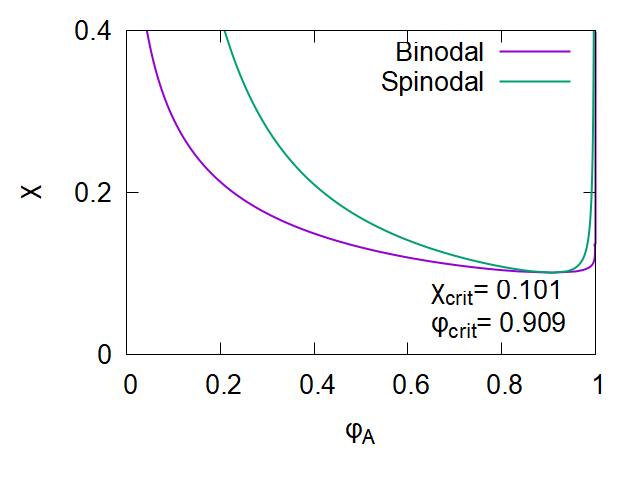

The script that saved this image:
#!/gnuplot
#
set term pngcairo font "Arial,20" 
#
#set lmargin 2
#set bmargin 2
#set rmargin 2
#set tmargin 2

######
set output "PD_6_600.png"
#
set xlabel "φ_A"
set ylabel "χ"
#
set xtics 0.2
set ytics 0.2
#
set xrange [0:1.]
set yrange [0.0:0.4]
#
#set style arrow 1 nohead linewidth 2 linetype 2 lc 3
#set arrow  1 as  1 from 0.1,0 to 0.1,0.4
#
#set style arrow 2 nohead linewidth 2 linetype 2 lc 4
#set arrow  2 as  2 from 0.2,0 to 0.2,0.4
#
#set style arrow 3 nohead linewidth 2 linetype 2 lc 5
#set arrow  3 as  3 from 0.4,0 to 0.4,0.4
#
#set arrow 4 from 0, 0.148 to 0.4, 0.148
#set arrow 5 from 0, 0.213 to 0.2, 0.213
#set arrow 6 from 0, 0.29 to 0.1, 0.29
##
set label "χ_{crit}= 0.101" at 0.65, 0.08
set label "φ_{crit}= 0.909" at 0.65, 0.04
#set label "Spinodal" at 0.3, 0.3
#set label "Metastable" at 0.2, 0.25
#set label "Uniform" at 0.1, 0.15
#
set key at graph 0.98, graph 0.98 right
#
plot	"result_6_600.txt" usi 2:1 w l lt 1 lw 2 lc 1 ti "Binodal", \
	"result_6_600.txt" usi 3:1 w l lt 1 lw 2 lc 1 noti, \
	"result_6_600.txt" usi 4:1 w l lt 3 lw 2 lc 2 ti "Spinodal", \
	"result_6_600.txt" usi 5:1 w l lt 3 lw 2 lc 2 noti

#
set output
reset
set term wxt enhanced

#######
set term pngcairo font "Arial,14" 
#
#set lmargin 2
#set bmargin 2
#set rmargin 2
#set tmargin 2

######
set output "PD_6_600_2.png"
#
set xlabel "φ_A"
set ylabel "χ"
#
set xtics 0.2
set ytics 0.2
#
set xrange [0:0.6]
set yrange [0.0:0.4]
#
#set style arrow 1 nohead linewidth 2 linetype 2 lc 3
#set arrow  1 as  1 from 0.1,0 to 0.1,0.4
#
#set style arrow 2 nohead linewidth 2 linetype 2 lc 4
#set arrow  2 as  2 from 0.2,0 to 0.2,0.4
#
#set style arrow 3 nohead linewidth 2 linetype 2 lc 5
#set arrow  3 as  3 from 0.4,0 to 0.4,0.4
#
#set arrow 4 from 0, 0.148 to 0.4, 0.148
#set arrow 5 from 0, 0.213 to 0.2, 0.213
#set arrow 6 from 0, 0.29 to 0.1, 0.29
##
#set label "{/=25 {/Symbol c}_{crit}= 0.101}" at 0.7, graph 0.095
#set label "{/=25 {/Symbol f}_{crit}= 0.909}" at 0.7, graph 0.05
set label "{/=25 Spinodal}" at 0.4, 0.3
set label "{/=25 Metastable}" at 0.14, 0.27
set label "{/=25 Uniform}" at 0.1, 0.15
#
set key at graph 0.98, graph 0.2 right
#
plot	"result_6_600.txt" usi 2:1 w l lt 1 lw 2 lc 1 ti "Binodal", \
	"result_6_600.txt" usi 3:1 w l lt 1 lw 2 lc 1 noti, \
	"result_6_600.txt" usi 4:1 w l lt 3 lw 2 lc 2 ti "Spinodal", \
	"result_6_600.txt" usi 5:1 w l lt 3 lw 2 lc 2 noti

#
set output
reset
set term wxt enhanced

################
#
set term pngcairo font "Arial,14" 
#
#set lmargin 2
#set bmargin 2
#set rmargin 2
#set tmargin 2

######
set output "PD_6_600_3.png"
#
set xlabel "{/=30 {/Symbol f}_A}"
set ylabel "{/=30 {/Symbol c}}"
#
set xtics 0.2
set ytics 0.2
#
set xrange [0:0.6]
set yrange [0.0:0.4]
#
#set style arrow 1 nohead linewidth 2 linetype 2 lc 3
#set arrow  1 as  1 from 0.1,0 to 0.1,0.4
#
#set style arrow 2 nohead linewidth 2 linetype 2 lc 4
#set arrow  2 as  2 from 0.2,0 to 0.2,0.4
#
#set style arrow 3 nohead linewidth 2 linetype 2 lc 5
#set arrow  3 as  3 from 0.4,0 to 0.4,0.4
#
set arrow 4 from 0, 0.3 to 0.095, 0.3
set arrow 5 from 0, 0.22 to 0.185, 0.22
set arrow 6 from 0, 0.38 to 0.05, 0.38
##
set label "{/=25 {/Symbol c} = 0.38, {/Symbol f}_{crit} = 0.04}" at 0.07, 0.38
set label "{/=25 {/Symbol c} = 0.30, {/Symbol f}_{crit} = 0.09}" at 0.12, 0.3
set label "{/=25 {/Symbol c} = 0.22, {/Symbol f}_{crit} = 0.17}" at 0.21, 0.22
#
set key at graph 0.99, graph 0.9 right
#
plot	"result_6_600.txt" usi 2:1 w l lt 1 lw 2 lc 1 ti "Binodal", \
	"result_6_600.txt" usi 3:1 w l lt 1 lw 2 lc 1 noti
#, \
#	"result_6_600.txt" usi 4:1 w l lt 3 lw 2 lc 2 ti "Spinodal", \
#	"result_6_600.txt" usi 5:1 w l lt 3 lw 2 lc 2 noti

#
set output
reset
set term wxt enhanced

set term pngcairo font "Arial,20" 
#
#set lmargin 2
#set bmargin 2
#set rmargin 2
#set tmargin 2

######
set output "PD_6_600_4.png"
#
set xlabel "φ_A"
set ylabel "χ"
#
set xtics 0.2
set ytics 0.2
#
set xrange [0:1.]
set yrange [0.0:0.4]
#
set style arrow 1 nohead linewidth 3 linetype 2 lc 7
set arrow 1 as 1 from first 0.4, 0.15 to 0.999, 0.15
set arrow 2 as 1 from first 0.4,0.15 to 0.4, 0.
set arrow 3 as 1 from first 0.999,0.15 to 0.999, 0.
set style arrow 1 nohead linewidth 8 linetype 2 lc 7
set arrow 4 as 1 from first 0.57,0.15 to 0.99, 0.15
#
#set style arrow 2 nohead linewidth 2 linetype 2 lc 4
#set arrow  2 as  2 from 0.2,0 to 0.2,0.4
#
#set style arrow 3 nohead linewidth 2 linetype 2 lc 5
#set arrow  3 as  3 from 0.4,0 to 0.4,0.4
#
#set arrow 4 from 0, 0.148 to 0.4, 0.148
#set arrow 5 from 0, 0.213 to 0.2, 0.213
#set arrow 6 from 0, 0.29 to 0.1, 0.29
##
set label "χ_{crit}= 0.101" at 0.65, 0.08
set label "φ_{crit}= 0.909" at 0.65, 0.04
set label "Spinodal" at 0.5, 0.25
set label "Meta- \n stable" at 0.2, 0.25
set label "Uniform" at 0.1, 0.1
#
set key at graph 0.98, graph 0.98 right
#
plot	"result_6_600.txt" usi 2:1 w l lt 1 lw 2 lc 1 ti "Binodal", \
	"result_6_600.txt" usi 3:1 w l lt 1 lw 2 lc 1 noti, \
	"result_6_600.txt" usi 4:1 w l lt 3 lw 2 lc 2 ti "Spinodal", \
	"result_6_600.txt" usi 5:1 w l lt 3 lw 2 lc 2 noti

#
set output
reset
set term wxt enhanced